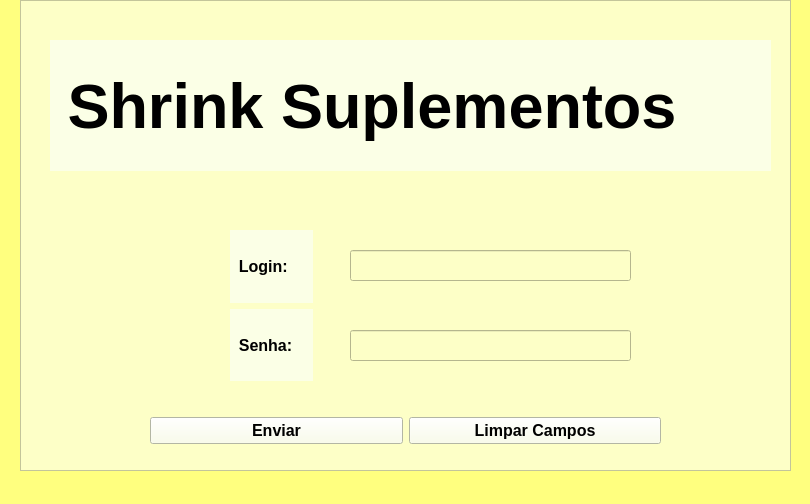
<?xml version="1.0" encoding="UTF-8"?>
<ui version="4.0">
 <class>telaLogin</class>
 <widget class="QMainWindow" name="telaLogin">
  <property name="geometry">
   <rect>
    <x>0</x>
    <y>0</y>
    <width>810</width>
    <height>504</height>
   </rect>
  </property>
  <property name="windowTitle">
   <string>MainWindow</string>
  </property>
  <property name="styleSheet">
   <string notr="true">background-color: rgb(255, 255, 127);</string>
  </property>
  <widget class="QWidget" name="centralwidget">
   <widget class="QFrame" name="frameLogin">
    <property name="geometry">
     <rect>
      <x>20</x>
      <y>0</y>
      <width>771</width>
      <height>471</height>
     </rect>
    </property>
    <property name="styleSheet">
     <string notr="true">background-color: rgb(253, 255, 199);</string>
    </property>
    <property name="frameShape">
     <enum>QFrame::StyledPanel</enum>
    </property>
    <property name="frameShadow">
     <enum>QFrame::Raised</enum>
    </property>
    <widget class="QWidget" name="horizontalLayoutWidget">
     <property name="geometry">
      <rect>
       <x>130</x>
       <y>410</y>
       <width>511</width>
       <height>41</height>
      </rect>
     </property>
     <layout class="QHBoxLayout" name="layoutButoesLogin">
      <item>
       <widget class="QPushButton" name="botaoEnviar">
        <property name="font">
         <font>
          <pointsize>12</pointsize>
          <weight>75</weight>
          <bold>true</bold>
         </font>
        </property>
        <property name="styleSheet">
         <string notr="true">background-color: rgb(251, 255, 230);</string>
        </property>
        <property name="text">
         <string>Enviar</string>
        </property>
       </widget>
      </item>
      <item>
       <widget class="QPushButton" name="botaoLimparCampos">
        <property name="font">
         <font>
          <pointsize>12</pointsize>
          <weight>75</weight>
          <bold>true</bold>
         </font>
        </property>
        <property name="styleSheet">
         <string notr="true">background-color: rgb(251, 255, 230);</string>
        </property>
        <property name="text">
         <string>Limpar Campos</string>
        </property>
       </widget>
      </item>
     </layout>
    </widget>
    <widget class="QWidget" name="verticalLayoutWidget">
     <property name="geometry">
      <rect>
       <x>210</x>
       <y>230</y>
       <width>83</width>
       <height>151</height>
      </rect>
     </property>
     <layout class="QVBoxLayout" name="layoutLoginSenha">
      <item>
       <widget class="QLabel" name="label_login">
        <property name="font">
         <font>
          <pointsize>12</pointsize>
          <weight>75</weight>
          <bold>true</bold>
         </font>
        </property>
        <property name="styleSheet">
         <string notr="true">background-color: rgb(251, 255, 230);
border-color: qlineargradient(spread:pad, x1:0, y1:0, x2:1, y2:0, stop:0 rgba(0, 0, 0, 255), stop:1 rgba(255, 255, 255, 255));
border-color: rgb(0, 0, 0);
</string>
        </property>
        <property name="text">
         <string>  Login:</string>
        </property>
       </widget>
      </item>
      <item>
       <widget class="QLabel" name="label_senha">
        <property name="font">
         <font>
          <pointsize>12</pointsize>
          <weight>75</weight>
          <bold>true</bold>
         </font>
        </property>
        <property name="styleSheet">
         <string notr="true">background-color: rgb(251, 255, 230);
</string>
        </property>
        <property name="text">
         <string>  Senha:</string>
        </property>
       </widget>
      </item>
     </layout>
    </widget>
    <widget class="QLabel" name="labelTitulo">
     <property name="geometry">
      <rect>
       <x>30</x>
       <y>40</y>
       <width>721</width>
       <height>131</height>
      </rect>
     </property>
     <property name="font">
      <font>
       <pointsize>47</pointsize>
       <weight>75</weight>
       <bold>true</bold>
      </font>
     </property>
     <property name="styleSheet">
      <string notr="true">background-color: rgb(251, 255, 230);
</string>
     </property>
     <property name="text">
      <string> Shrink Suplementos</string>
     </property>
    </widget>
    <widget class="QLineEdit" name="lineEditLogin">
     <property name="geometry">
      <rect>
       <x>330</x>
       <y>250</y>
       <width>281</width>
       <height>31</height>
      </rect>
     </property>
     <property name="font">
      <font>
       <pointsize>12</pointsize>
       <weight>75</weight>
       <bold>true</bold>
      </font>
     </property>
    </widget>
    <widget class="QLineEdit" name="lineEditSenha">
     <property name="geometry">
      <rect>
       <x>330</x>
       <y>330</y>
       <width>281</width>
       <height>31</height>
      </rect>
     </property>
     <property name="font">
      <font>
       <pointsize>12</pointsize>
       <weight>75</weight>
       <bold>true</bold>
      </font>
     </property>
    </widget>
   </widget>
  </widget>
  <widget class="QMenuBar" name="menubar">
   <property name="geometry">
    <rect>
     <x>0</x>
     <y>0</y>
     <width>810</width>
     <height>21</height>
    </rect>
   </property>
  </widget>
  <widget class="QStatusBar" name="statusbar"/>
 </widget>
 <resources/>
 <connections/>
</ui>
